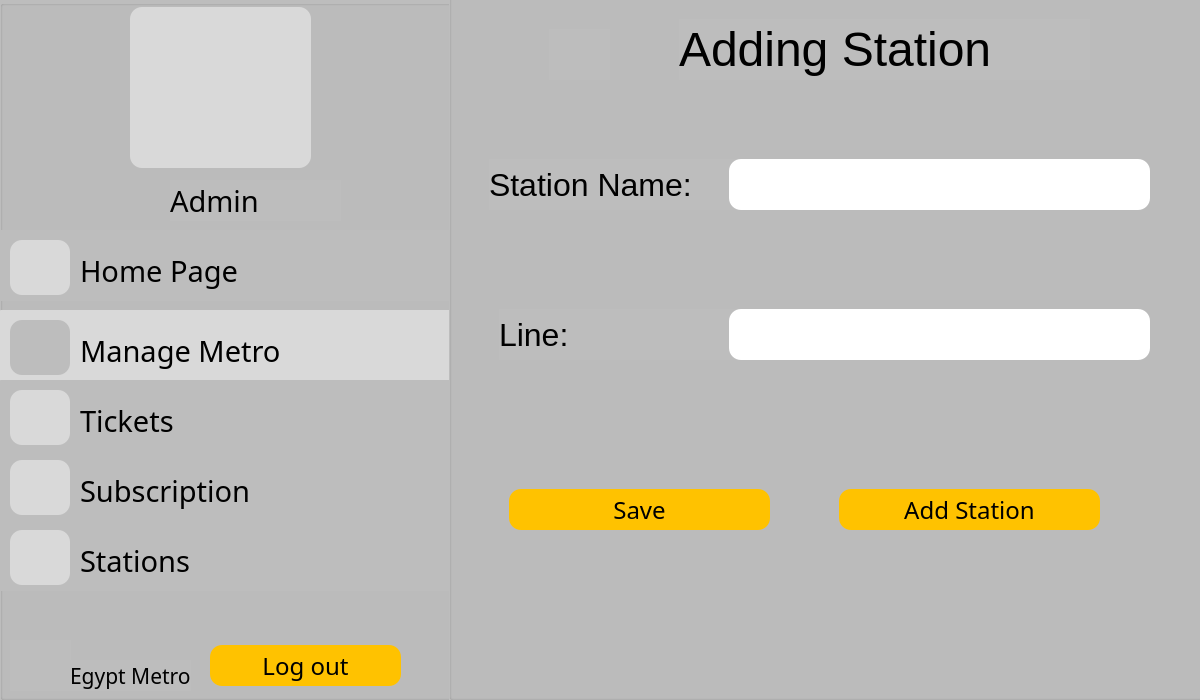
<?xml version="1.0" encoding="UTF-8"?>
<ui version="4.0">
 <class>AdminManageMetroAddStation</class>
 <widget class="QDialog" name="AdminManageMetroAddStation">
  <property name="geometry">
   <rect>
    <x>0</x>
    <y>0</y>
    <width>1200</width>
    <height>700</height>
   </rect>
  </property>
  <property name="windowTitle">
   <string>Dialog</string>
  </property>
  <widget class="QGroupBox" name="groupBox">
   <property name="geometry">
    <rect>
     <x>0</x>
     <y>0</y>
     <width>1200</width>
     <height>700</height>
    </rect>
   </property>
   <property name="styleSheet">
    <string notr="true">background-color: #BDBDBD;</string>
   </property>
   <property name="title">
    <string/>
   </property>
   <widget class="QLabel" name="holder_2">
    <property name="geometry">
     <rect>
      <x>130</x>
      <y>7</y>
      <width>181</width>
      <height>161</height>
     </rect>
    </property>
    <property name="styleSheet">
     <string notr="true">background-color: #D9D9D9;
border-radius: 12;</string>
    </property>
    <property name="text">
     <string/>
    </property>
   </widget>
   <widget class="QLabel" name="Metro_2">
    <property name="geometry">
     <rect>
      <x>10</x>
      <y>640</y>
      <width>61</width>
      <height>51</height>
     </rect>
    </property>
    <property name="text">
     <string/>
    </property>
   </widget>
   <widget class="QLabel" name="label_20">
    <property name="geometry">
     <rect>
      <x>70</x>
      <y>660</y>
      <width>121</width>
      <height>31</height>
     </rect>
    </property>
    <property name="font">
     <font>
      <family>BAXAUTRIAL</family>
      <pointsize>16</pointsize>
     </font>
    </property>
    <property name="text">
     <string>Egypt Metro</string>
    </property>
   </widget>
   <widget class="QPushButton" name="pushButton_11">
    <property name="geometry">
     <rect>
      <x>210</x>
      <y>645</y>
      <width>191</width>
      <height>41</height>
     </rect>
    </property>
    <property name="font">
     <font>
      <family>BAXAUTRIAL</family>
      <pointsize>18</pointsize>
     </font>
    </property>
    <property name="styleSheet">
     <string notr="true">background-color: #FFC200;
border-radius: 12;
color: black;</string>
    </property>
    <property name="text">
     <string>Log out</string>
    </property>
   </widget>
   <widget class="QLabel" name="username_2">
    <property name="geometry">
     <rect>
      <x>170</x>
      <y>180</y>
      <width>171</width>
      <height>41</height>
     </rect>
    </property>
    <property name="font">
     <font>
      <family>BAXAUTRIAL</family>
      <pointsize>22</pointsize>
     </font>
    </property>
    <property name="text">
     <string>Admin</string>
    </property>
   </widget>
   <widget class="QLabel" name="userpic_2">
    <property name="geometry">
     <rect>
      <x>160</x>
      <y>20</y>
      <width>141</width>
      <height>121</height>
     </rect>
    </property>
    <property name="styleSheet">
     <string notr="true">background-color: #D9D9D9;
border-radius: 12;</string>
    </property>
    <property name="text">
     <string/>
    </property>
   </widget>
   <widget class="QLabel" name="label_19">
    <property name="geometry">
     <rect>
      <x>80</x>
      <y>250</y>
      <width>171</width>
      <height>41</height>
     </rect>
    </property>
    <property name="font">
     <font>
      <family>BAXAUTRIAL</family>
      <pointsize>22</pointsize>
     </font>
    </property>
    <property name="styleSheet">
     <string notr="true">background-color: #BDBDBD;
border-radius: 1;</string>
    </property>
    <property name="text">
     <string>Home Page</string>
    </property>
   </widget>
   <widget class="QLabel" name="label_25">
    <property name="geometry">
     <rect>
      <x>80</x>
      <y>330</y>
      <width>221</width>
      <height>41</height>
     </rect>
    </property>
    <property name="font">
     <font>
      <family>BAXAUTRIAL</family>
      <pointsize>22</pointsize>
     </font>
    </property>
    <property name="styleSheet">
     <string notr="true">background-color: #D9D9D9;</string>
    </property>
    <property name="text">
     <string>Manage Metro</string>
    </property>
   </widget>
   <widget class="QLabel" name="label_27">
    <property name="geometry">
     <rect>
      <x>80</x>
      <y>470</y>
      <width>171</width>
      <height>41</height>
     </rect>
    </property>
    <property name="font">
     <font>
      <family>BAXAUTRIAL</family>
      <pointsize>22</pointsize>
     </font>
    </property>
    <property name="text">
     <string>Subscription</string>
    </property>
   </widget>
   <widget class="QPushButton" name="pushButton_21">
    <property name="geometry">
     <rect>
      <x>0</x>
      <y>310</y>
      <width>451</width>
      <height>71</height>
     </rect>
    </property>
    <property name="styleSheet">
     <string notr="true">background-color: #D9D9D9;
border-radius: 1;</string>
    </property>
    <property name="text">
     <string/>
    </property>
   </widget>
   <widget class="QPushButton" name="pushButton_22">
    <property name="geometry">
     <rect>
      <x>0</x>
      <y>380</y>
      <width>451</width>
      <height>71</height>
     </rect>
    </property>
    <property name="styleSheet">
     <string notr="true">background-color: #BDBDBD;
border-radius: 1;</string>
    </property>
    <property name="text">
     <string/>
    </property>
   </widget>
   <widget class="QPushButton" name="pushButton_23">
    <property name="geometry">
     <rect>
      <x>0</x>
      <y>450</y>
      <width>451</width>
      <height>71</height>
     </rect>
    </property>
    <property name="styleSheet">
     <string notr="true">background-color: #BDBDBD;
border-radius: 1;</string>
    </property>
    <property name="text">
     <string/>
    </property>
   </widget>
   <widget class="QPushButton" name="pushButton_10">
    <property name="geometry">
     <rect>
      <x>0</x>
      <y>230</y>
      <width>451</width>
      <height>71</height>
     </rect>
    </property>
    <property name="styleSheet">
     <string notr="true">background-color: #BDBDBD;
border-radius: 1;</string>
    </property>
    <property name="text">
     <string/>
    </property>
   </widget>
   <widget class="QPushButton" name="pushButton_25">
    <property name="geometry">
     <rect>
      <x>0</x>
      <y>520</y>
      <width>451</width>
      <height>71</height>
     </rect>
    </property>
    <property name="styleSheet">
     <string notr="true">background-color: #BDBDBD;
border-radius: 1;</string>
    </property>
    <property name="text">
     <string/>
    </property>
   </widget>
   <widget class="QLabel" name="label_29">
    <property name="geometry">
     <rect>
      <x>80</x>
      <y>540</y>
      <width>171</width>
      <height>41</height>
     </rect>
    </property>
    <property name="font">
     <font>
      <family>BAXAUTRIAL</family>
      <pointsize>22</pointsize>
     </font>
    </property>
    <property name="text">
     <string>Stations</string>
    </property>
   </widget>
   <widget class="QLabel" name="label_30">
    <property name="geometry">
     <rect>
      <x>80</x>
      <y>400</y>
      <width>171</width>
      <height>41</height>
     </rect>
    </property>
    <property name="font">
     <font>
      <family>BAXAUTRIAL</family>
      <pointsize>22</pointsize>
     </font>
    </property>
    <property name="text">
     <string>Tickets</string>
    </property>
   </widget>
   <widget class="QLabel" name="homepic_2">
    <property name="geometry">
     <rect>
      <x>10</x>
      <y>240</y>
      <width>60</width>
      <height>55</height>
     </rect>
    </property>
    <property name="styleSheet">
     <string notr="true">background-color: #D9D9D9;
border-radius: 12;</string>
    </property>
    <property name="text">
     <string/>
    </property>
   </widget>
   <widget class="QLabel" name="ManageMetro">
    <property name="geometry">
     <rect>
      <x>10</x>
      <y>320</y>
      <width>60</width>
      <height>55</height>
     </rect>
    </property>
    <property name="styleSheet">
     <string notr="true">background-color: #BDBDBD;
border-radius: 12;</string>
    </property>
    <property name="text">
     <string/>
    </property>
   </widget>
   <widget class="QLabel" name="Subscribtion">
    <property name="geometry">
     <rect>
      <x>10</x>
      <y>460</y>
      <width>60</width>
      <height>55</height>
     </rect>
    </property>
    <property name="styleSheet">
     <string notr="true">background-color: #D9D9D9;
border-radius: 12;</string>
    </property>
    <property name="text">
     <string/>
    </property>
   </widget>
   <widget class="QLabel" name="Station">
    <property name="geometry">
     <rect>
      <x>10</x>
      <y>530</y>
      <width>60</width>
      <height>55</height>
     </rect>
    </property>
    <property name="styleSheet">
     <string notr="true">background-color: #D9D9D9;
border-radius: 12;</string>
    </property>
    <property name="text">
     <string/>
    </property>
   </widget>
   <widget class="QLabel" name="Ticket">
    <property name="geometry">
     <rect>
      <x>10</x>
      <y>390</y>
      <width>60</width>
      <height>55</height>
     </rect>
    </property>
    <property name="styleSheet">
     <string notr="true">background-color: #D9D9D9;
border-radius: 12;</string>
    </property>
    <property name="text">
     <string/>
    </property>
   </widget>
   <widget class="QGroupBox" name="groupBox_2">
    <property name="geometry">
     <rect>
      <x>449</x>
      <y>-51</y>
      <width>1200</width>
      <height>751</height>
     </rect>
    </property>
    <property name="title">
     <string>GroupBox</string>
    </property>
    <widget class="QLabel" name="label_43">
     <property name="geometry">
      <rect>
       <x>230</x>
       <y>70</y>
       <width>411</width>
       <height>61</height>
      </rect>
     </property>
     <property name="font">
      <font>
       <family>Arial</family>
       <pointsize>36</pointsize>
       <bold>false</bold>
      </font>
     </property>
     <property name="text">
      <string>Adding Station</string>
     </property>
    </widget>
    <widget class="QLabel" name="label_44">
     <property name="geometry">
      <rect>
       <x>40</x>
       <y>210</y>
       <width>271</width>
       <height>51</height>
      </rect>
     </property>
     <property name="font">
      <font>
       <family>Arial</family>
       <pointsize>24</pointsize>
       <bold>false</bold>
      </font>
     </property>
     <property name="text">
      <string>Station Name:</string>
     </property>
    </widget>
    <widget class="QLabel" name="label_45">
     <property name="geometry">
      <rect>
       <x>50</x>
       <y>360</y>
       <width>271</width>
       <height>51</height>
      </rect>
     </property>
     <property name="font">
      <font>
       <family>Arial</family>
       <pointsize>24</pointsize>
       <bold>false</bold>
      </font>
     </property>
     <property name="text">
      <string>Line:</string>
     </property>
    </widget>
    <widget class="QLineEdit" name="name_19">
     <property name="geometry">
      <rect>
       <x>280</x>
       <y>210</y>
       <width>421</width>
       <height>51</height>
      </rect>
     </property>
     <property name="font">
      <font>
       <pointsize>18</pointsize>
      </font>
     </property>
     <property name="styleSheet">
      <string notr="true">background-color: white;
border-radius: 12;
color: black;</string>
     </property>
    </widget>
    <widget class="QLineEdit" name="name_21">
     <property name="geometry">
      <rect>
       <x>280</x>
       <y>360</y>
       <width>421</width>
       <height>51</height>
      </rect>
     </property>
     <property name="font">
      <font>
       <pointsize>18</pointsize>
      </font>
     </property>
     <property name="styleSheet">
      <string notr="true">background-color: white;
border-radius: 12;
color: black;</string>
     </property>
    </widget>
    <widget class="QPushButton" name="pushButton_12">
     <property name="geometry">
      <rect>
       <x>60</x>
       <y>540</y>
       <width>261</width>
       <height>41</height>
      </rect>
     </property>
     <property name="font">
      <font>
       <family>BAXAUTRIAL</family>
       <pointsize>18</pointsize>
      </font>
     </property>
     <property name="styleSheet">
      <string notr="true">background-color: #FFC200;
border-radius: 12;
color: black;</string>
     </property>
     <property name="text">
      <string>Save</string>
     </property>
    </widget>
    <widget class="QPushButton" name="pushButton_15">
     <property name="geometry">
      <rect>
       <x>100</x>
       <y>80</y>
       <width>61</width>
       <height>51</height>
      </rect>
     </property>
     <property name="styleSheet">
      <string notr="true">background-color: #BDBDBD;
border-radius: 1;
border-image: url(:/images/img/left-arrow.png) 0 0 0 0 stretch stretch;
width: 50;
length: 50;</string>
     </property>
     <property name="text">
      <string/>
     </property>
    </widget>
    <widget class="QPushButton" name="pushButton_14">
     <property name="geometry">
      <rect>
       <x>390</x>
       <y>540</y>
       <width>261</width>
       <height>41</height>
      </rect>
     </property>
     <property name="font">
      <font>
       <family>BAXAUTRIAL</family>
       <pointsize>18</pointsize>
      </font>
     </property>
     <property name="styleSheet">
      <string notr="true">background-color: #FFC200;
border-radius: 12;
color: black;</string>
     </property>
     <property name="text">
      <string>Add Station</string>
     </property>
    </widget>
   </widget>
   <zorder>pushButton_21</zorder>
   <zorder>ManageMetro</zorder>
   <zorder>pushButton_10</zorder>
   <zorder>homepic_2</zorder>
   <zorder>pushButton_23</zorder>
   <zorder>pushButton_22</zorder>
   <zorder>holder_2</zorder>
   <zorder>Metro_2</zorder>
   <zorder>label_20</zorder>
   <zorder>pushButton_11</zorder>
   <zorder>username_2</zorder>
   <zorder>userpic_2</zorder>
   <zorder>label_19</zorder>
   <zorder>label_25</zorder>
   <zorder>label_27</zorder>
   <zorder>pushButton_25</zorder>
   <zorder>label_29</zorder>
   <zorder>label_30</zorder>
   <zorder>Subscribtion</zorder>
   <zorder>Station</zorder>
   <zorder>Ticket</zorder>
   <zorder>groupBox_2</zorder>
  </widget>
 </widget>
 <resources/>
 <connections/>
</ui>
